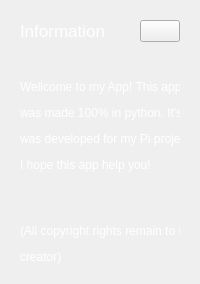
            <widget class="QWidget" name="page_2">
             <layout class="QVBoxLayout" name="verticalLayout_8">
              <item alignment="Qt::AlignTop">
               <widget class="QWidget" name="widget" native="true">
                <layout class="QHBoxLayout" name="horizontalLayout_8">
                 <item>
                  <widget class="QLabel" name="Infornation">
                   <property name="sizePolicy">
                    <sizepolicy hsizetype="MinimumExpanding" vsizetype="MinimumExpanding">
                     <horstretch>0</horstretch>
                     <verstretch>0</verstretch>
                    </sizepolicy>
                   </property>
                   <property name="font">
                    <font>
                     <pointsize>13</pointsize>
                    </font>
                   </property>
                   <property name="styleSheet">
                    <string notr="true">color: rgb(255, 255, 255);</string>
                   </property>
                   <property name="text">
                    <string>Information</string>
                   </property>
                   <property name="alignment">
                    <set>Qt::AlignLeading|Qt::AlignLeft|Qt::AlignVCenter</set>
                   </property>
                  </widget>
                 </item>
                 <item>
                  <widget class="QPushButton" name="pushButton">
                   <property name="text">
                    <string/>
                   </property>
                   <property name="icon">
                    <iconset>
                     <normaloff>logois/info.svg</normaloff>logois/info.svg</iconset>
                   </property>
                   <property name="iconSize">
                    <size>
                     <width>24</width>
                     <height>24</height>
                    </size>
                   </property>
                  </widget>
                 </item>
                </layout>
               </widget>
              </item>
              <item>
               <widget class="QWidget" name="widget_4" native="true">
                <layout class="QHBoxLayout" name="horizontalLayout_9">
                 <item>
                  <widget class="QLabel" name="label_10">
                   <property name="sizePolicy">
                    <sizepolicy hsizetype="Expanding" vsizetype="Expanding">
                     <horstretch>0</horstretch>
                     <verstretch>0</verstretch>
                    </sizepolicy>
                   </property>
                   <property name="minimumSize">
                    <size>
                     <width>0</width>
                     <height>100</height>
                    </size>
                   </property>
                   <property name="maximumSize">
                    <size>
                     <width>160</width>
                     <height>360</height>
                    </size>
                   </property>
                   <property name="styleSheet">
                    <string notr="true">color: rgb(255, 255, 255);</string>
                   </property>
                   <property name="text">
                    <string>&lt;html&gt;&lt;head/&gt;&lt;body&gt;&lt;p&gt;&lt;br/&gt;Wellcome to my App! This app&lt;/p&gt;&lt;p&gt;was made 100% in python. It's&lt;/p&gt;&lt;p&gt;was developed for my Pi project.&lt;/p&gt;&lt;p&gt;I hope this app help you!&lt;/p&gt;&lt;p&gt;&lt;br/&gt;&lt;/p&gt;&lt;p&gt;(All copyright rights remain to the&lt;/p&gt;&lt;p&gt;creator)&lt;/p&gt;&lt;/body&gt;&lt;/html&gt;</string>
                   </property>
                   <property name="alignment">
                    <set>Qt::AlignLeading|Qt::AlignLeft|Qt::AlignTop</set>
                   </property>
                  </widget>
                 </item>
                </layout>
               </widget>
              </item>
             </layout>
            </widget>
